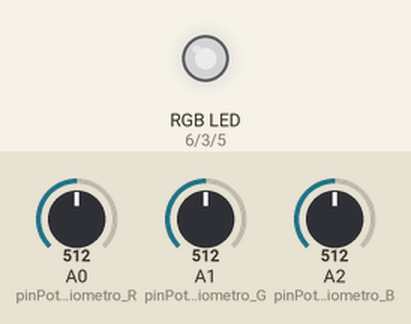
The sketch below on a simulated Arduino Uno, built with avr-gcc and run on an emulated ATmega328P. Parts: an RGB LED mixed from three pins (HIGH = lit). The test bench sets the inputs (shaded band); at power-on: A0 (pinPotenciometro_R) = 512, A1 (pinPotenciometro_G) = 512, A2 (pinPotenciometro_B) = 512. Dim RGB values are drawn brighter than linear.

Above: at 1.2 s.
1.3 s: A0 (pinPotenciometro_R) set to 716
At 2.3 s:
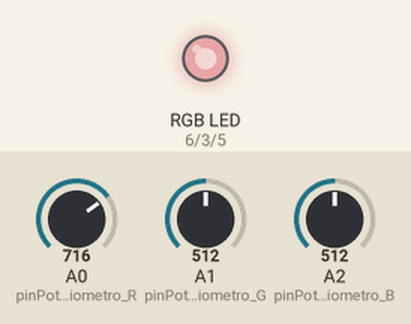
2.8 s: A1 (pinPotenciometro_G) set to 716
At 3.4 s:
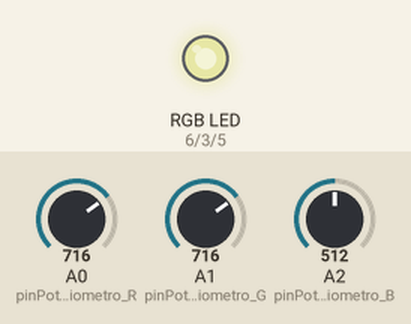
4.3 s: A2 (pinPotenciometro_B) set to 716
At 4.6 s:
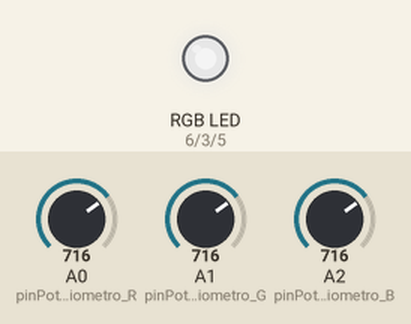
5.8 s: A0 (pinPotenciometro_R) set to 900
At 6.9 s:
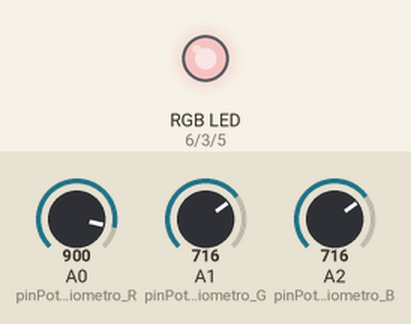
7.3 s: A1 (pinPotenciometro_G) set to 900
At 8.0 s:
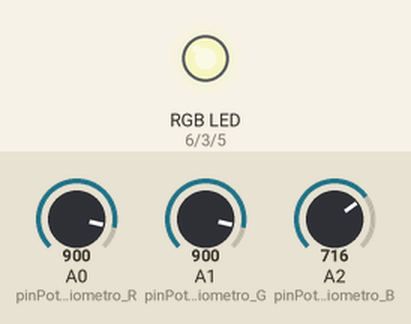
8.8 s: A2 (pinPotenciometro_B) set to 900
At 9.2 s:
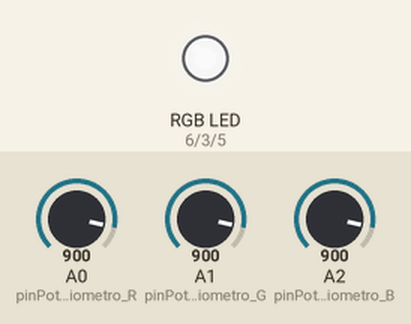
Timing chart, 0 to 11.3 s (numbered marks = the images above; inputs shaded):
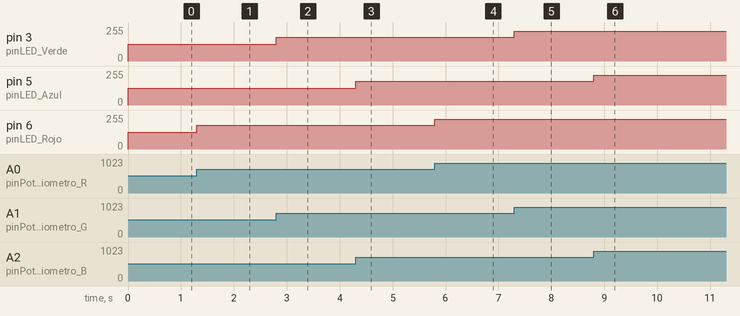

Measured:
- after the input at 1.3 s, pin 6 (pinLED_Rojo): 127/255 → 178/255 at once
- after the input at 2.8 s, pin 3 (pinLED_Verde): 127/255 → 178/255 at once
- after the input at 4.3 s, pin 5 (pinLED_Azul): 127/255 → 178/255 at once
- after the input at 5.8 s, pin 6 (pinLED_Rojo): 178/255 → 224/255 at once
- after the input at 7.3 s, pin 3 (pinLED_Verde): 178/255 → 224/255 at once
- after the input at 8.8 s, pin 5 (pinLED_Azul): 178/255 → 224/255 at once

The sketch:

ej_6.3.ino
```cpp
/*
Ejercicio 6.3
Armando el siguiente circuito, tenemos que poder representar las distintas
combinaciones de colores usando un led rgb y los valores que tomamos con el potenciómetro.
*/

#define pinPotenciometro_R A0
#define pinPotenciometro_G A1
#define pinPotenciometro_B A2
#define pinLED_Rojo 6
#define pinLED_Verde 3
#define pinLED_Azul 5

void setup()
{
  pinMode(pinPotenciometro_R, INPUT);
  pinMode(pinPotenciometro_G, INPUT);
  pinMode(pinPotenciometro_B, INPUT);
  pinMode(pinLED_Rojo, OUTPUT);
  pinMode(pinLED_Verde, OUTPUT);
  pinMode(pinLED_Azul, OUTPUT);
}

void loop()
{
  int valorPotenciometro_R = analogRead(pinPotenciometro_R); // Leer el valor del potenciómetro rojo (R)
  int valorPotenciometro_G = analogRead(pinPotenciometro_G); // Leer el valor del potenciómetro verde (G)
  int valorPotenciometro_B = analogRead(pinPotenciometro_B); // Leer el valor del potenciómetro azul (B)

  // Mapear los valores de los potenciómetros a un rango de 0-255 para el control del LED RGB
  int brillo_R = map(valorPotenciometro_R, 0, 1023, 0, 255);
  int brillo_G = map(valorPotenciometro_G, 0, 1023, 0, 255);
  int brillo_B = map(valorPotenciometro_B, 0, 1023, 0, 255);

  // Establecer el color del LED RGB
  analogWrite(pinLED_Rojo, brillo_R);
  analogWrite(pinLED_Verde, brillo_G);
  analogWrite(pinLED_Azul, brillo_B);
}
```
